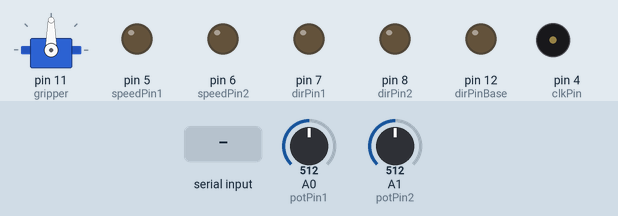
This sketch was run on a simulated Arduino Uno, built with avr-gcc and run on an emulated ATmega328P. Parts: servo, output pins drawn as LEDs (lit = HIGH), buzzer (waves = sounding). The test bench sets the inputs (shaded band); at power-on: A0 (potPin1) = 512, A1 (potPin2) = 512.

Above: at 1.2 s.
1.3 s: "1" received over Serial
At 3.2 s:
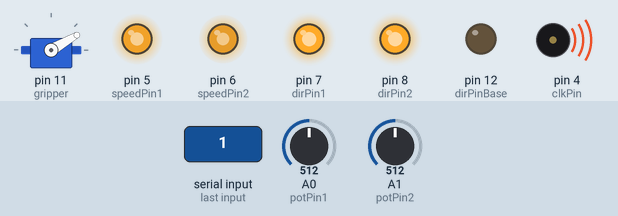
Timing chart, 0 to 4.7 s (numbered marks = the images above; inputs shaded):
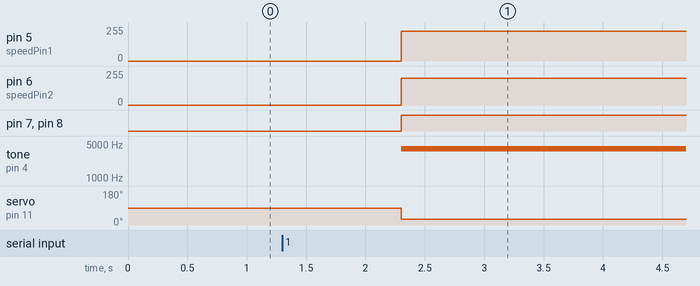

The sketch:

base_test.ino
```cpp
#include <Servo.h>
#include <math.h>
#define dirPin1  7 //dir1 elbow
#define dirPin2 8 //dir2 shoulder
#define speedPin1 5 //pwm1
#define speedPin2 6 //pwm2 10
#define clkPin 4
#define dirPinBase 12
#define servoPin 11
/*
 * Elbow LA:
 *    dirPin1:  HIGH = moving down
 *              LOW  = moving up
 *    max value: 872 --extended - 884
 *    min value: 677 -- retracted - 633
 * Shoulder LA:
 *    dirPin2:  HIGH = moving up
 *              LOW = moving down
 *    min value:190 --retracted -127 (11/9)
 *    max value: 430 --extended - 354
 */
const int potPin1 = A0;
const int potPin2 = A1;
const int potPin3 = A2;
const int SPEED = 100;
const int ELBOW_MAX = 577;
const int ELBOW_MIN = 258;
const int SHOULDER_MAX = 396;
const int SHOULDER_MIN = 93;
const int BASE_MAX = 1092;
const int BASE_MIN = 296; // old==300
const int BASE_SAFE_MIN = BASE_MIN + 40;
const int BASE_SAFE_MAX = BASE_MAX - 40;
const int BASE_MAX_SPEED = 4000;

const int E_max = ELBOW_MIN;
const int E_min = ELBOW_MAX;
const int S_max = SHOULDER_MIN;
const int S_min = SHOULDER_MAX;
const int B_max = BASE_MIN;
const int B_min = BASE_MAX;


// E min 52.5deg, 813...  max 147deg, 600
// S min 65deg, 198...  max 33deg, 370
// B 0 deg, 998... 180deg 285

// New calibration after adding the VCC switch
// B 180deg 279, 0deg  1023
// S 78deg  139, 30deg 357
// E 147deg 574, 65deg 777

// New calibration after arm redesign
// S: 97deg 110, 27.7deg, 410
// E: 142deg 275, 27deg 611

// S: 97deg 102,  24deg   396
// E: 140deg 258, 23.5deg 577

const float thetaE_max = 140;
const float thetaE_min = 23.5;
const float thetaE_range = thetaE_max-thetaE_min;
const float thetaS_max = 103;
const float thetaS_min = 24;
const float thetaS_range = thetaS_max-thetaS_min;
const float thetaB_min = 0;
const float thetaB_max = 180;
const float thetaB_range = thetaB_max-thetaB_min;
const int E_range = E_max-E_min;
const int S_range = S_max-S_min;
const int B_range = B_max-B_min;

const float T = 0.05; // 50ms

float prev_B_val = 0;
int input = 0;
int goal_posE = 700;
int goal_posS = 300;
int goal_posB = 100;
int dir1_val = 1; //0 is LOW
int dir2_val = 1;
int speedE_val = SPEED;
int speedS_val = SPEED;
Servo gripper;
//float thetaS_deg = 45;
//float thetaE_deg = 45;
int gripper_max = 134;
int gripper_min = 30;
int gripper_range = gripper_max-gripper_min;
float buffer[4];
int posB;
float error_B, speed_B;

void setup() {

  pinMode(dirPin2, OUTPUT);
  pinMode(dirPin1, OUTPUT);
  pinMode(speedPin1, OUTPUT);
  pinMode(speedPin2, OUTPUT);
  pinMode(dirPinBase, OUTPUT);
  Serial.begin(9600);
  gripper.attach(11);

  // initialize previous value for derivative
  error_B = 0;
  speed_B = 0;
}
/*
TODO:
 take ten pot values average value is best approx
*/

void loop() {


 if (!Serial.available() ) {
   return;
 }
 Serial.readBytes((char*)buffer, 16);


// Serial.println(buffer[0]);
// Serial.println(buffer[1]);
// Serial.println(buffer[2]);
// Serial.println();

 float base_angle = buffer[0];
 float thetaE_deg = buffer[1];
 float thetaS_deg = buffer[2];
 float pinch      = buffer[3]; // % of hand closed, from 0.0 (fully open) to 1.0 (fully closed)

 if (pinch > 1.0) {
  pinch = 1.0;
 } else if (pinch < 0.0){
  pinch = 0.0;
 }

 gripper.write(pinch*gripper_range+gripper_min);


 // Emergency Stop
 if (isnan(base_angle) || isnan(thetaE_deg) || isnan(thetaS_deg)) {
   noTone(clkPin);
   analogWrite(speedPin1,0);
   analogWrite(speedPin2,0);
   return;
 }

 if( thetaE_deg<thetaE_max && thetaE_deg>thetaE_min && thetaS_deg<thetaS_max && thetaS_deg>thetaS_min){
     goal_posE = (thetaE_deg-thetaE_min)*(E_range/thetaE_range)+E_min;
     goal_posS = (thetaS_deg-thetaS_min)*(S_range/thetaS_range)+S_min;
     goal_posB = (base_angle-thetaB_min)*(B_range/thetaB_range)+B_min;
 }

 //////////////////////DO NOT EDIT BELOW HERE//////////////////////////
 int posE = analogRead(potPin1);
 int posS = analogRead(potPin2);

// float posB = 0;
// for(int i = 0; i<10;i++){
//  posB +=analogRead(potPin3);
// }
// posB/=10;
//
// float posE = 0;
// for(int i = 0; i<10;i++){
//  posE +=analogRead(potPin1);
// }
// posE/=10;
//
// float posS = 0;
// for(int i = 0; i<10;i++){
//  posS +=analogRead(potPin2);
// }
// posS/=10;
// Serial.println(posB);

 float posB_prev = posB;
 posB = analogRead(potPin3);


 //check to make sure values are in range
 if(goal_posB<BASE_SAFE_MIN){
   goal_posB = BASE_SAFE_MIN+10;
 } else if(goal_posB>BASE_SAFE_MAX){
   goal_posB = BASE_SAFE_MAX-10;
 }
if( goal_posE < ELBOW_MIN){//ELBOW_MIN
  goal_posE = ELBOW_MIN+10;
} else if(goal_posE >ELBOW_MAX){//ELBOW_MAX
  goal_posE = ELBOW_MAX-10;
}

if( goal_posS < SHOULDER_MIN){
  goal_posS = SHOULDER_MIN+10;
} else if(goal_posS > SHOULDER_MAX){
  goal_posS = SHOULDER_MAX-10;
}

//////////////base rotate code///////////////
int Kp = 30;
int Kd = 0;
float Ki = 0;//500;

int K = 65;
float a = 1.0/525.0;
float b = 1.0/125.0;

float error_B_prev = error_B;
error_B = (goal_posB-posB);


// In our case, we are measuring position but outputing velocity,
// therefore, our system has an implicit integrator.
// We are implementing a PI controller, so the I component is given
// directly from the error and the P component is given by the derivative.


//float derivative_B = (error_B - error_B_prev) / T;

//speed_B = Kd*derivative_B + Kp*error_B; + Ki*(speed_B + error_B*T); // PID

speed_B = speed_B + T*( K*( (error_B-error_B_prev)/T + a*error_B) - b*speed_B );


int speed_B_abs = abs(speed_B);

if (speed_B_abs > BASE_MAX_SPEED) {
  speed_B_abs = BASE_MAX_SPEED;
}


///////////////////////
/*static unsigned int tick = 0;
tick++;
if (tick < 50)
  speed_B_abs = 2000;
else if (tick < 100)
  speed_B_abs = 4000;
else
  speed_B_abs = 0;


Serial.println(posB);*/
///////////////////////


if(speed_B_abs<2){
  noTone(clkPin);
  speed_B_abs = 0;
} else{
 if(speed_B>=0){
  digitalWrite(dirPinBase,HIGH);
 } else{
   digitalWrite(dirPinBase,LOW);
 }
 if(posB>BASE_SAFE_MAX+5 || posB<BASE_SAFE_MIN-5){
   speed_B_abs = 0;
   noTone(clkPin);
   //return;
   delay(4000);
 }

 tone(clkPin,speed_B_abs); //speed_B is frequency in Hz
}
//////////////////////////////////////////
int diffE = abs(posE-goal_posE)/20;
double cE = exp(diffE)/(exp(diffE)+1);
//int Kp_e = 3;
//double cE = Kp_e * diffE;

if(cE == 0){cE = 0.1;}
if(cE>=255){ cE = 255;}
if(abs(posE-goal_posE)<=1){
  speedE_val = 0;
} else if(abs(posE-goal_posE)<=10) {
  speedE_val = 5;
} else if( posE>goal_posE){
  dir1_val = 0;
  speedE_val = (int)255*cE;
} else if(posE<goal_posE){
  dir1_val = 1;
  speedE_val = (int)255*cE;
}

int diffS = abs(posS-goal_posS)/20;
double cS = exp(diffS)/(exp(diffS)+1);
//int Kp_s = 3;
//double cS = Kp_s * diffS;

if(cS == 0){cS = 0.1;}
if(cS>=255){ cS = 1;}

 if(abs(posS-goal_posS)<=1){
  speedS_val = 0;
} else if(abs(posS-goal_posS)<=10){
  speedS_val = 5;
} else if( posS>goal_posS){
  dir2_val = 1;
  speedS_val = (int)200*cS;
} else if(posS<goal_posS){
  dir2_val = 0;
  speedS_val = (int)200*cS;
}

 posE = analogRead(potPin1);
 posS = analogRead(potPin2);


/////////////////////DO NOT ADD CODE HERE//////////////
if(posS >= SHOULDER_MAX && dir2_val == 0){
  speedS_val = 0;
}else if(posS<=SHOULDER_MIN && dir2_val == 1){
  speedS_val = 0;
}

digitalWrite(dirPin2,dir2_val);
analogWrite(speedPin2,speedS_val);
/////////////////////DO NOT ADD CODE HERE/////////////
if(posE >= ELBOW_MAX && dir1_val == 1){
  speedE_val = 0;
}else if(posE<=ELBOW_MIN && dir1_val == 0){
  speedE_val = 0;
}
digitalWrite(dirPin1,dir1_val);
analogWrite(speedPin1,speedE_val);
///////////////DO NOT ADD CODE BELOW THIS////////////
}
```

Measured:
- after the input at 1.3 s, pin 5 (speedPin1): 0/255 → 224/255 after 1.0 s; pin 6 (speedPin2): 0/255 → 199/255 after 1.0 s; pin 7 (dirPin1), pin 8 (dirPin2): LOW → HIGH after 1.0 s; tone on pin 4 (clkPin): silent → 4000 Hz after 1.0 s; servo on pin 11 (gripper): 90° → 30° after 1.0 s
